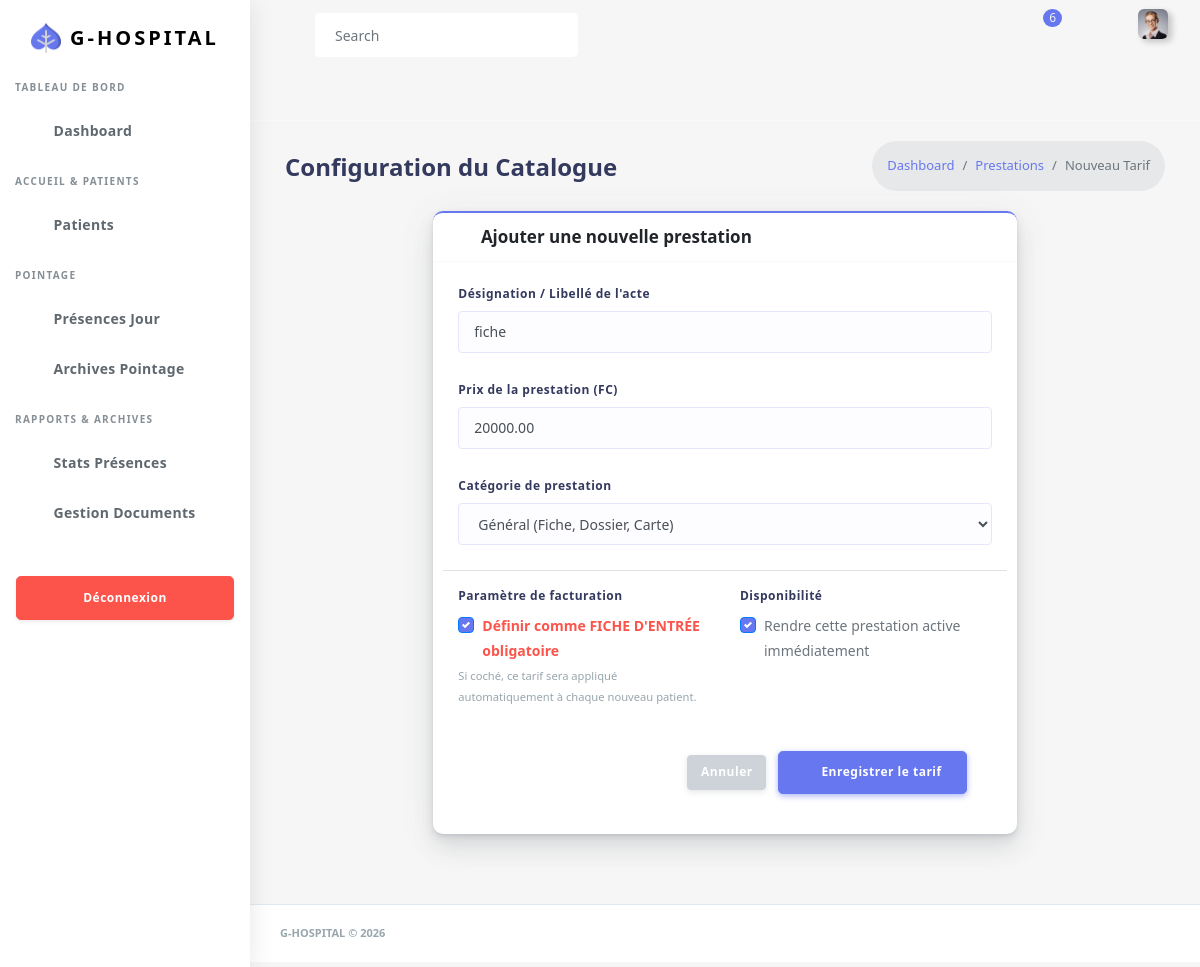
/prestation/modifier/1/ (signed in), run on the app's committed database.
### app/models.py (models this page shows, shortened)
class Prestation(models.Model):
    TYPE_CHOICES = [
        ('GLOBAL', 'Général (Fiche, Dossier, Carte)'),
        ('SERVICE', 'Acte de Service (Consultation, Soin)'),
        ('EXTERNE', 'Prestation Externe'),
    ]
    libelle = models.CharField(max_length=150, verbose_name="Nom de la prestation")
    prix_fixe = models.DecimalField(max_digits=10, decimal_places=2, verbose_name="Prix (FC/$)")
    est_fiche_obligatoire = models.BooleanField(
        default=False,
        verbose_name="Est la fiche d'entrée ?",
        help_text="Cochez cette case pour la prestation 'Fiche de consultation' unique."
    )
    service = models.ForeignKey(
        'Service',
        on_delete=models.SET_NULL,
        null=True,
        blank=True,
        related_name="prestations",
        verbose_name="Service concerné" ,
        default = 1
    )
    type_prestation = models.CharField(
        max_length=10,
        choices=TYPE_CHOICES,
        default='SERVICE'
    )
    active = models.BooleanField(default=True, verbose_name="En vigueur")
    date_creation = models.DateTimeField(auto_now_add=True)
    class Meta:
        verbose_name = "Prestation"
        verbose_name_plural = "Prestations"
        constraints = [
            models.UniqueConstraint(
                fields=['est_fiche_obligatoire'],
                condition=models.Q(est_fiche_obligatoire=True),
                name='unique_fiche_obligatoire'
            )
        ]

### app/views.py (the view)
# urls.py: path('prestation/modifier/<int:pk>/', views.prestation_edit, name='prestation_edit'),
@login_required()
def prestation_edit(request, pk):
    prestation = get_object_or_404(Prestation, pk=pk)
    if request.method == 'POST':
        form = PrestationForm(request.POST, instance=prestation)
        if form.is_valid():
            form.save()
            return redirect('prestation_list')
    else:
        form = PrestationForm(instance=prestation)
    myUser = Fonction.objects.filter(user_fonction = request.user).first()
    fonction = myUser.fonction.type_fonction if myUser else None
    return render(request, 'back/prestation_add.html', {'form': form, 'edit_mode': True , 'fonction':fonction})

### app/forms.py
class PrestationForm(forms.ModelForm):
    class Meta:
        model = Prestation
        fields = ['libelle', 'prix_fixe','type_prestation', 'est_fiche_obligatoire', 'active']
        widgets = {
            'libelle': forms.TextInput(attrs={'class': 'form-control', 'placeholder': 'Ex: Consultation Générale'}),
            'prix_fixe': forms.NumberInput(attrs={'class': 'form-control', 'placeholder': 'Montant en FC'}),
            'type_prestation': forms.Select(attrs={'class': 'form-control'}),
            'est_fiche_obligatoire': forms.CheckboxInput(attrs={'class': 'custom-control-input'}),
            'active': forms.CheckboxInput(attrs={'class': 'custom-control-input'}),
        }
    def __init__(self, *args, **kwargs):
        super(PrestationForm, self).__init__(*args, **kwargs)

### app/templates/back/prestation_add.html (shortened to what this page needs)
{% load static %}
<!DOCTYPE html>
<html lang="fr">
<head>
  <link rel="stylesheet" href="{% static 'back/assets/css/app.min.css' %}">
  <link rel="stylesheet" href="{% static 'back/assets/css/style.css' %}">
  <link rel="stylesheet" href="{% static 'back/assets/css/components.css' %}">
  <link rel="stylesheet" href="{% static 'back/assets/css/custom.css' %}">
</head>
<body>
  <div id="app">
    <div class="main-wrapper main-wrapper-1">
      <div class="navbar-bg"></div>
      {% include "back/query/nav.html" %}
      {% include "back/query/sidebar.html" %}
      <div class="main-content">
        <section class="section">
          <div class="section-header">
            <h1>Configuration du Catalogue</h1>
            <div class="section-header-breadcrumb">
              <div class="breadcrumb-item active"><a href="{% url 'panel' %}">Dashboard</a></div>
              <div class="breadcrumb-item"><a href="{% url 'prestation_list' %}">Prestations</a></div>
              <div class="breadcrumb-item">Nouveau Tarif</div>
            </div>
          </div>
          <div class="section-body">
            <div class="row justify-content-center">
              <div class="col-12 col-md-10 col-lg-8">
                <div class="card card-primary">
                  <div class="card-header">
                    <h4><i class="fas fa-tag mr-2"></i> Ajouter une nouvelle prestation</h4>
                  </div>
                  <div class="card-body">
                    <form method="POST" class="needs-validation" novalidate="">
                      <div class="form-group">
                        <label>Désignation / Libellé de l'acte</label>
                        {{ form.libelle }}
                      </div>
                      <div class="row">
                        <div class="col-md-12">
                          <div class="form-group">
                            <label>Prix de la prestation (FC)</label>
                            {{ form.prix_fixe }}
                          </div>
                        </div>
                      </div>
                      <div class="form-group">
                        <label>Catégorie de prestation</label>
                        {{ form.type_prestation }}
                      </div>
                      <div class="row border-top pt-3 mt-3">
                        <div class="col-md-6">
                          <div class="form-group">
                            <div class="control-label mb-2">Paramètre de facturation</div>
                            <div class="custom-control custom-checkbox">
                              <label class="custom-control-label font-weight-bold text-danger" for="{{ form.est_fiche_obligatoire.id_for_label }}">
                                Définir comme FICHE D'ENTRÉE obligatoire
                              </label>
                            </div>
                            <small class="text-muted">Si coché, ce tarif sera appliqué automatiquement à chaque nouveau patient.</small>
                          </div>
                        </div>
                        <div class="col-md-6">
                          <div class="form-group">
                            <div class="control-label mb-2">Disponibilité</div>
                            <div class="custom-control custom-checkbox">
                              <label class="custom-control-label" for="{{ form.active.id_for_label }}">
                                Rendre cette prestation active immédiatement
                              </label>
                            </div>
                          </div>
                        </div>
                      </div>
                      <div class="card-footer text-right border-top-0">
                        <a href="{% url 'prestation_list' %}" class="btn btn-secondary mr-2">Annuler</a>
                        <button type="submit" class="btn btn-primary btn-lg">
                          <i class="fas fa-save mr-1"></i> Enregistrer le tarif
                        </button>
                      </div>
                    </form>
                  </div>
                </div>
              </div>
            </div>
          </div>
        </section>
      </div>
      <footer class="main-footer">
        <div class="footer-left">
          G-HOSPITAL &copy; 2026
        </div>
      </footer>
    </div>
  </div>
</body>
</html>

### data on the page
Prestation: libelle "fiche", prix_fixe "20000.00", type_prestation "Général (Fiche, Dossier, Carte)"
